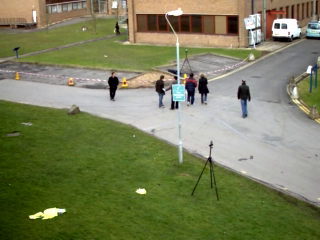
#> input picture frame 79 of small.avi, 320 x 240 px
$ python opticalflow.py
#> lines starting #> are read from the running program, lines starting #| are printed output that depends on the picture; after the words box and inside, x2 and y2 are one past the last pixel; in counts of white or black regions, pixels touching at a corner belong together
import numpy as np
import cv2

cap = cv2.VideoCapture('small.avi')

# ShiTomasiコーナー検出器のためのパラメータ
feature_params = dict(maxCorners=100,
                      qualityLevel=0.3,
                      minDistance=7,
                      blockSize=7)

# Lucas-Kanade法によるオプティカル・フローのためのパラメータ
lk_params = dict(winSize=(15, 15),
                 maxLevel=2,
                 criteria=(cv2.TERM_CRITERIA_EPS | cv2.TERM_CRITERIA_COUNT, 10, 0.03))

# ランダムな色の生成
color = np.random.randint(0, 255, (100, 3))

# 最初のフレームを取り出し、コーナーを求める
ret, old_frame = cap.read()
#> old_frame is the input picture: shape (240, 320, 3); mean B, G, R 90.7, 127.1, 122.3
old_gray = cv2.cvtColor(old_frame, cv2.COLOR_BGR2GRAY)
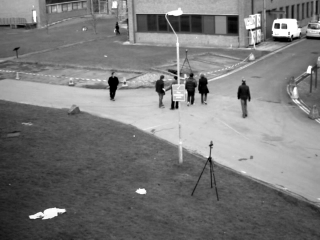
#> old_gray: shape (240, 320); min 0, max 255, mean 121.5
p0 = cv2.goodFeaturesToTrack(old_gray, mask=None, **feature_params)
#> p0 = 22 rows, first 8: [276, 25], [284, 26], [290, 35], [274, 33], [174, 75], [174, 107], [165, 89], [250, 32]

# 描画のためマスク画像を生成
mask = np.zeros_like(old_frame)

while(1):
    ret, frame = cap.read()
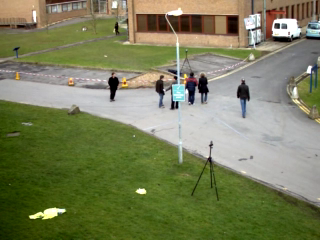
#> input picture frame 80 of small.avi, 320 x 240 px
#> frame is the input picture: shape (240, 320, 3); mean B, G, R 90.8, 127.2, 122.3
    frame_gray = cv2.cvtColor(frame, cv2.COLOR_BGR2GRAY)

    # オプティカル・フローを計算
    p1, st, err = cv2.calcOpticalFlowPyrLK(
        old_gray, frame_gray, p0, None, **lk_params)
#> p1 = 22 rows, first 8: [276, 25], [284, 26], [290, 35], [274, 33], [174, 74.99], [174, 107], [164.9, 89.12], [250, 32]; st = 22 values from 1 to 1; err = 22 values, max 12.55 at index 20, min 0 at index 0, mean 1.84

    # 良い特徴点を選択
    good_new = p1[st == 1]
#> good_new has the same summary as p1
    good_old = p0[st == 1]
#> good_old has the same summary as p0

    # 物体追跡を描画
    for i, (new, old) in enumerate(zip(good_new, good_old)):
        a, b = new.ravel()
        c, d = old.ravel()
        mask = cv2.line(mask, (a, b), (c, d), color[i].tolist(), 2)
        frame = cv2.circle(frame, (a, b), 5, color[i].tolist(), -1)
#> this loop made 22 passes
#> (a, b, c, d) on passes 1 to 12: (276, 25, 276, 25), (284, 26, 284, 26), (290, 35, 290, 35), (274, 33, 274, 33), (174, 74.99, 174, 75), (174, 107, 174, 107), (164.9, 89.12, 165, 89), (250, 32, 250, 32), (254, 44, 254, 44), (309, 72, 309, 72), (258, 30, 258, 30), (294, 20, 294, 20)
#> pass 2, `frame = cv2.circle(frame, (a, b), 5, color[i].tolist(), -1)`:
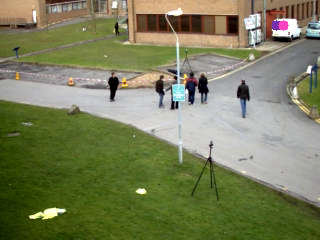
#> frame: shape (240, 320, 3); mean B, G, R 90.8, 127, 122.4
#> after the loop:
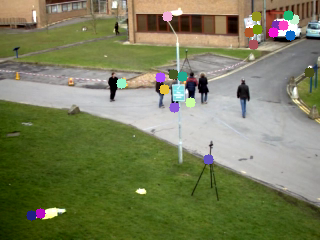
#> frame: shape (240, 320, 3); 2.08% of pixels changed, all inside (x1, y1, x2, y2) = (26, 10, 315, 221)
#> after the loop:
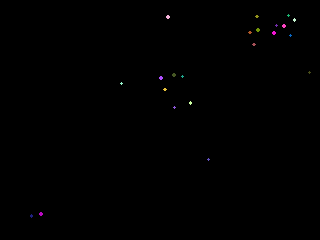
#> mask: shape (240, 320, 3); mean of channels 0, 1, 2 0.3, 0.3, 0.4; drawn as B, G, R
    img = cv2.add(frame, mask)

    cv2.imshow('frame', img)
    k = cv2.waitKey(30) & 0xff
#> (key Esc is pressed here)
    if k == 27:
        break

    # ここで「前の」フレームと特徴点を更新
    old_gray = frame_gray.copy()
    p0 = good_new.reshape(-1, 1, 2)

cv2.destroyAllWindows()
cap.release()

$ run again, starting later in the video
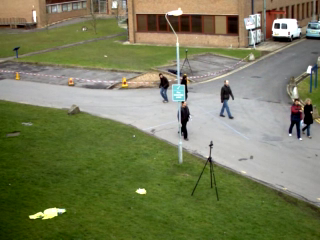
#> input picture frame 358 of small.avi, 320 x 240 px
#> old_frame is the input picture: shape (240, 320, 3); mean B, G, R 88.4, 124.3, 119.4
#> p0 = 19 rows, first 8: [276, 25], [284, 26], [290, 35], [274, 33], [183, 82], [252, 32], [309, 72], [254, 44]
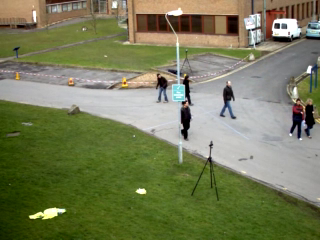
#> input picture frame 359 of small.avi, 320 x 240 px
#> frame is the input picture: shape (240, 320, 3); mean B, G, R 88.2, 124, 119.1
#> p1 = 19 rows, first 8: [276, 25], [284, 26], [290, 35], [274, 33], [184.5, 82.42], [252, 32], [309, 72], [254, 44]; st = 19 values from 1 to 1; err = 19 values, max 32.51 at index 11, min 0.00319 at index 9, mean 6.94
#> good_new has the same summary as p1
#> good_old has the same summary as p0
#> the loop `for i, (new, old) in enumerate(zip(good_new, good_old)):` made 19 passes
#> (a, b, c, d) on passes 1 to 8: (276, 25, 276, 25), (284, 26, 284, 26), (290, 35, 290, 35), (274, 33, 274, 33), (184.5, 82.42, 183, 82), (252, 32, 252, 32), (309, 72, 309, 72), (254, 44, 254, 44)
#> after the loop `for i, (new, old) in enumerate(zip(good_new, good_old)):`:
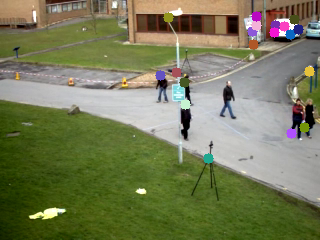
#> frame: shape (240, 320, 3); mean B, G, R 88.1, 123.3, 119.1

$ run again, starting later in the video
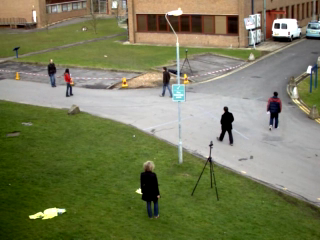
#> input picture frame 636 of small.avi, 320 x 240 px
#> old_frame is the input picture: shape (240, 320, 3); mean B, G, R 88.8, 123.9, 120.1
#> p0 = 16 rows, first 8: [276, 25], [284, 26], [139, 191], [290, 35], [274, 33], [226, 109], [309, 72], [252, 32]
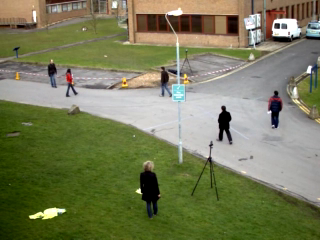
#> input picture frame 637 of small.avi, 320 x 240 px
#> frame is the input picture: shape (240, 320, 3); mean B, G, R 89, 123.9, 120.2
#> p1 = 16 rows, first 8: [276, 25], [284, 26], [138.7, 191], [290, 35], [274, 33], [223.6, 108.2], [309, 72], [252, 32]; st = [1, 1, 1, 1, 1, 1, 1, 1, 1, 1, 1, 1, 1, 1, 1, 1]; err = [0.0725, 0.0117, 4.08, 0.138, 0.229, 5.68, 0.158, 0.0503, 0.163, 11.94, 0.236, 0.288, 30.98, 0.257, 0.215, 0.844]
#> good_new has the same summary as p1
#> good_old has the same summary as p0
#> the loop `for i, (new, old) in enumerate(zip(good_new, good_old)):` made 16 passes
#> (a, b, c, d) on passes 1 to 8: (276, 25, 276, 25), (284, 26, 284, 26), (138.7, 191, 139, 191), (290, 35, 290, 35), (274, 33, 274, 33), (223.6, 108.2, 226, 109), (309, 72, 309, 72), (252, 32, 252, 32)
#> after the loop `for i, (new, old) in enumerate(zip(good_new, good_old)):`:
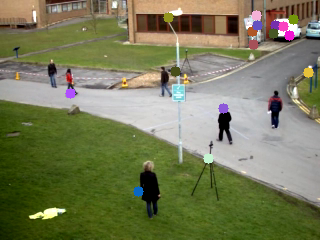
#> frame: shape (240, 320, 3); mean B, G, R 88.9, 123.3, 120.3
